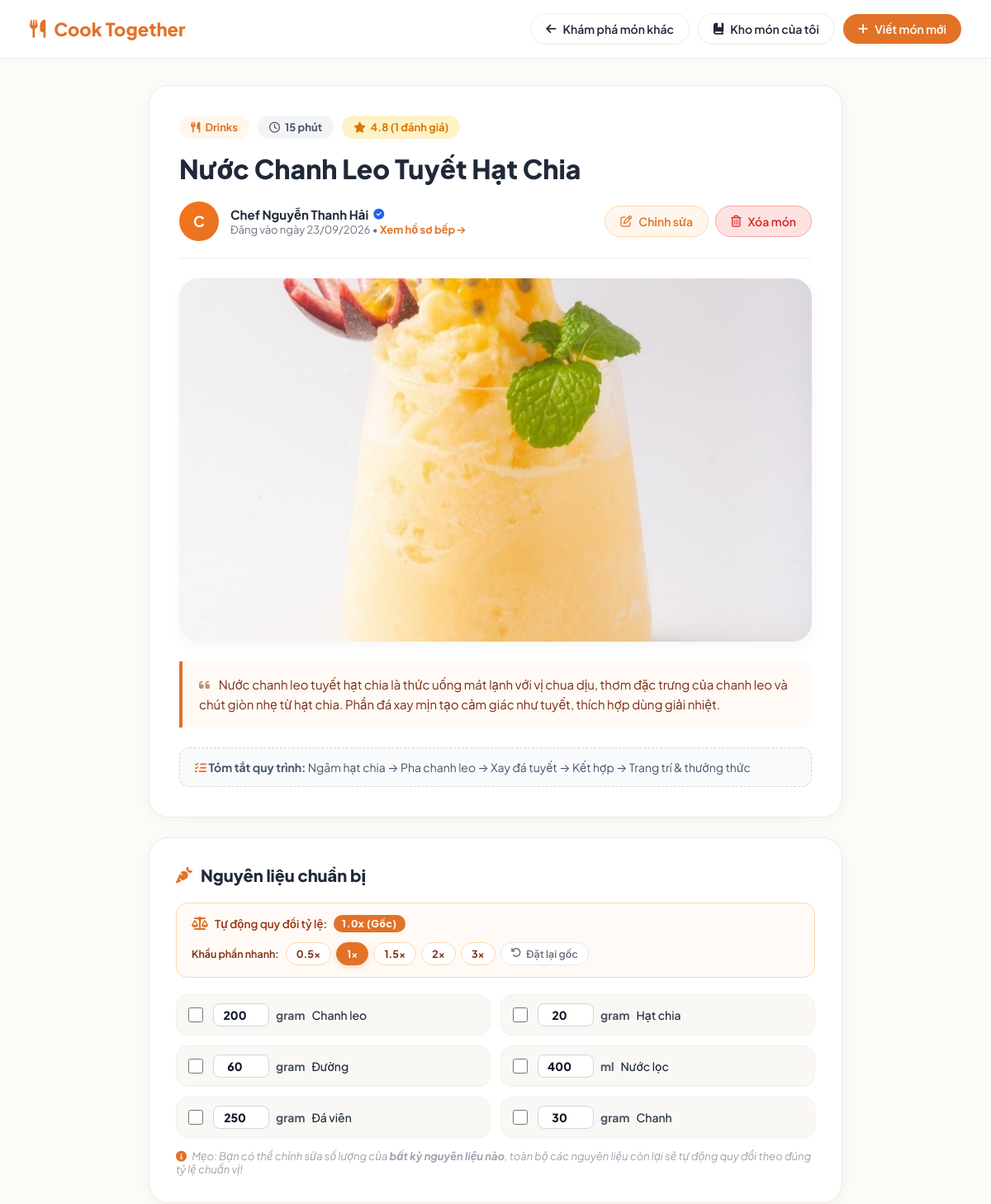
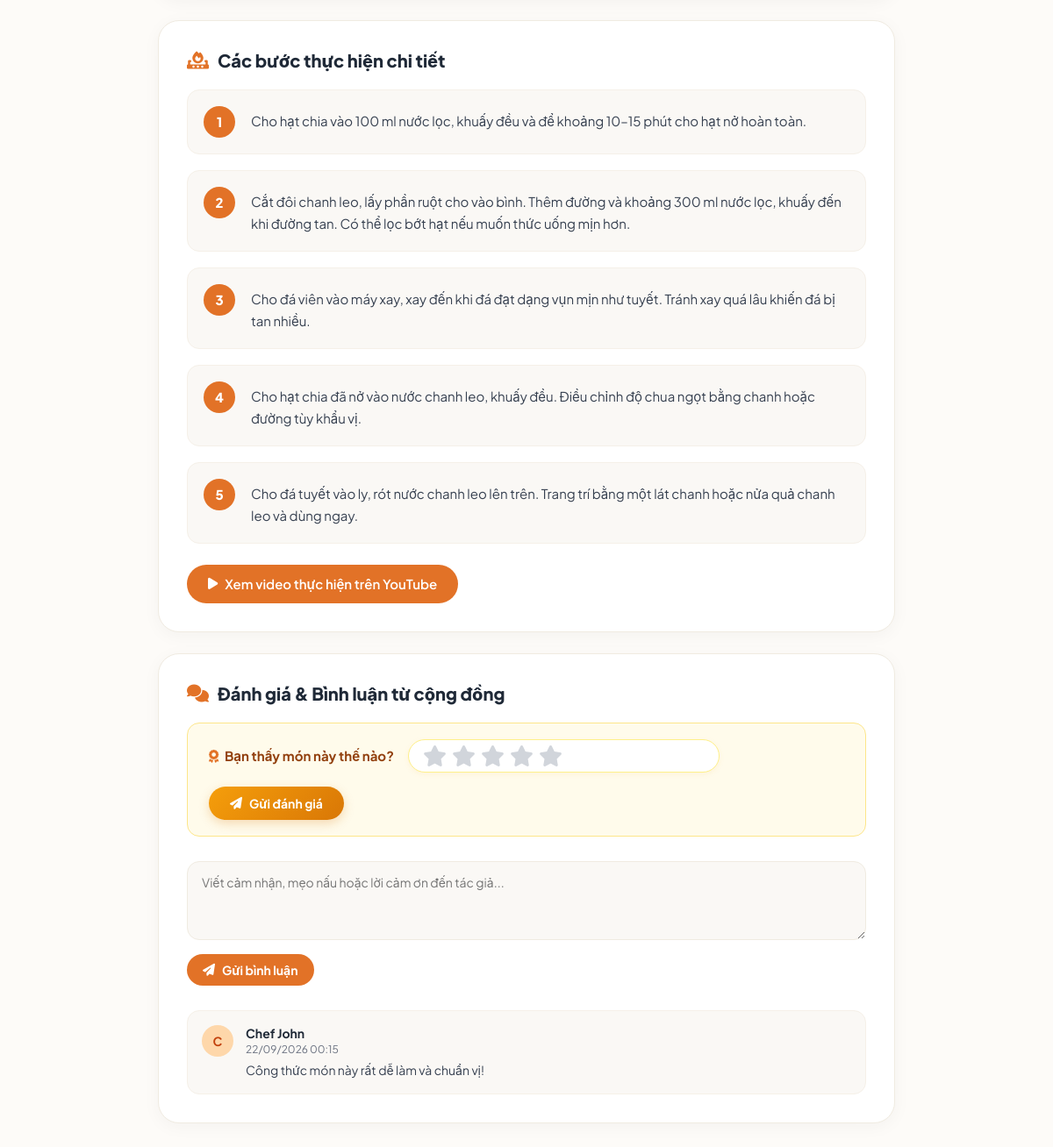
The page /viewRecipeDetails.php?recipe_id=156 (signed in) on the database its author committed (2 pictures, top to bottom).
### tables this page shows
CREATE TABLE `recipes` (
  `id` int(11) NOT NULL AUTO_INCREMENT,
  `title` varchar(255) NOT NULL,
  `cooking_time` int(11) NOT NULL,
  `recipe` text NOT NULL,
  `type` varchar(255) NOT NULL,
  `category_id` int(11) NOT NULL,
  `description` text DEFAULT NULL,
  `instructions` text DEFAULT NULL,
  `photo` text DEFAULT NULL,
  `video_link` text DEFAULT NULL,
  `user_id` int(11) NOT NULL,
  `uploaded_at` datetime NOT NULL,
  PRIMARY KEY (`id`),
  KEY `category_id` (`category_id`),
  KEY `user_id` (`user_id`),
  CONSTRAINT `recipes_ibfk_1` FOREIGN KEY (`category_id`) REFERENCES `categories` (`id`),
  CONSTRAINT `recipes_ibfk_2` FOREIGN KEY (`user_id`) REFERENCES `users` (`id`)
);

CREATE TABLE `categories` (
  `id` int(11) NOT NULL AUTO_INCREMENT,
  `category_name` varchar(255) NOT NULL,
  PRIMARY KEY (`id`)
);

CREATE TABLE `users` (
  `id` int(11) NOT NULL AUTO_INCREMENT,
  `name` varchar(255) NOT NULL,
  `email` varchar(255) NOT NULL,
  `password` varchar(255) NOT NULL,
  PRIMARY KEY (`id`)
);

CREATE TABLE `ingredients` (
  `id` int(11) NOT NULL AUTO_INCREMENT,
  `recipe_id` int(11) NOT NULL,
  `ingredient_name` varchar(255) NOT NULL,
  `quantity` decimal(10,2) NOT NULL,
  `unit` varchar(255) NOT NULL,
  PRIMARY KEY (`id`),
  KEY `recipe_id` (`recipe_id`),
  CONSTRAINT `ingredients_ibfk_1` FOREIGN KEY (`recipe_id`) REFERENCES `recipes` (`id`) ON DELETE CASCADE
);

CREATE TABLE `comments` (
  `id` int(11) NOT NULL AUTO_INCREMENT,
  `recipe_id` int(11) NOT NULL,
  `user_id` int(11) NOT NULL,
  `content` text NOT NULL,
  `created_at` datetime NOT NULL,
  PRIMARY KEY (`id`),
  KEY `recipe_id` (`recipe_id`),
  KEY `user_id` (`user_id`),
  CONSTRAINT `comments_ibfk_1` FOREIGN KEY (`recipe_id`) REFERENCES `recipes` (`id`),
  CONSTRAINT `comments_ibfk_2` FOREIGN KEY (`user_id`) REFERENCES `users` (`id`)
);

### viewRecipeDetails.php (the view, shortened to what this page needs)
<?php
$servername = "localhost";
$username = "root";
$password = "";
$dbname = "recipe_sharing_Platform";
$conn = new mysqli($servername, $username, $password, $dbname, 3306);
$conn->set_charset("utf8mb4");
$recipeId = intval($_GET['recipe_id']);
$currentUserId = isset($_SESSION['user_id']) ? intval($_SESSION['user_id']) : 0;
$sql = "SELECT r.*, u.name AS uploader_name, c.category_name,
               AVG(rt.rating) AS avg_rating,
               COUNT(DISTINCT rt.id) AS total_ratings
        FROM recipes r
        JOIN users u ON r.user_id = u.id
        LEFT JOIN categories c ON r.category_id = c.id
        LEFT JOIN ratings rt ON r.id = rt.recipe_id
        WHERE r.id = $recipeId
        GROUP BY r.id";
$result = $conn->query($sql);
$recipe = $result->fetch_assoc();
$avgRating = $recipe['avg_rating'] ? number_format((float)$recipe['avg_rating'], 1) : "5.0";
$photoUrl = !empty($recipe['photo']) ? $recipe['photo'] : 'upload.jpeg';
$isOwner = ($currentUserId > 0 && $currentUserId === intval($recipe['user_id']));
function getYouTubeEmbedUrl($url) {
    return '';
}
$youtubeEmbed = getYouTubeEmbedUrl($recipe['video_link'] ?? '');
?>
<!DOCTYPE html>
<html lang="vi">
<head>
  <link rel="stylesheet" href="https://cdnjs.cloudflare.com/ajax/libs/font-awesome/6.4.0/css/all.min.css" />
  <link rel="stylesheet" href="index52.css?v=<?php echo time(); ?>">
</head>
<body>
  <nav class="recipe-navbar">
    <a href="index3.php" class="brand-link">
      <i class="fa-solid fa-utensils"></i> Cook Together
    </a>
    <div class="nav-actions">
      <a href="index3.php" class="btn-nav">
        <i class="fa-solid fa-arrow-left"></i> Khám phá món khác
      </a>
      <a href="viewUploadedRecipes.php" class="btn-nav">
        <i class="fa-solid fa-book-bookmark"></i> Kho món của tôi
      </a>
      <a href="index4.php" class="btn-nav btn-nav-primary">
        <i class="fa-solid fa-plus"></i> Viết món mới
      </a>
    </div>
  </nav>
  <div class="detail-container">
    <div class="recipe-header-card">
      <div class="recipe-meta-tags">
        <span class="meta-tag tag-category">
          <i class="fa-solid fa-utensils"></i> <?php echo htmlspecialchars($recipe['category_name'] ?? $recipe['type']); ?>
        </span>
        <span class="meta-tag tag-time">
          <i class="fa-regular fa-clock"></i> <?php echo htmlspecialchars($recipe['cooking_time']); ?> phút
        </span>
        <span class="meta-tag tag-rating">
          <i class="fa-solid fa-star"></i> <?php echo $avgRating; ?> (<?php echo $recipe['total_ratings']; ?> đánh giá)
        </span>
      </div>
      <h1 class="recipe-main-title"><?php echo htmlspecialchars($recipe['title']); ?></h1>
      <div class="uploader-info-row">
        <div class="uploader-left" onclick="window.location.href='author.php?user_id=<?php echo $recipe['user_id']; ?>'" style="cursor: pointer;" title="Xem tất cả món của <?php echo htmlspecialchars($recipe['uploader_name']); ?>">
          <div class="uploader-avatar-large">
            <?php echo strtoupper(substr($recipe['uploader_name'], 0, 1)); ?>
          </div>
          <div class="uploader-details">
            <div class="author-name" style="display: flex; align-items: center; gap: 6px;">
              <span><?php echo htmlspecialchars($recipe['uploader_name']); ?></span>
              <i class="fa-solid fa-circle-check" style="color: #2563eb; font-size: 13px;" title="Đầu bếp đã xác minh"></i>
            </div>
            <div class="upload-date">Đăng vào ngày <?php echo date("d/m/Y", strtotime($recipe['uploaded_at'])); ?> • <span style="color: var(--primary); font-weight: 700;">Xem hồ sơ bếp <i class="fa-solid fa-arrow-right" style="font-size: 11px;"></i></span></div>
          </div>
        </div>
        <?php if ($isOwner): ?>
        <div class="owner-actions">
          <a href="edit.php?recipe_id=<?php echo $recipeId; ?>" class="btn-nav" style="background: #fff7ed; border-color: #fed7aa; color: #e27227;">
            <i class="fa-regular fa-pen-to-square"></i> Chỉnh sửa
          </a>
          <button onclick="confirmDelete(<?php echo $recipeId; ?>, '<?php echo addslashes($recipe['title']); ?>')" class="btn-nav btn-nav-danger">
            <i class="fa-regular fa-trash-can"></i> Xóa món
          </button>
        </div>
        <?php endif; ?>
      </div>
      <div class="featured-photo-wrap">
        <img src="<?php echo htmlspecialchars($photoUrl); ?>" alt="<?php echo htmlspecialchars($recipe['title']); ?>" class="featured-photo" onerror="this.src='landing_page.jpg'">
      </div>
      <?php if (!empty($recipe['description'])): ?>
      <div class="recipe-intro-box">
        <i class="fa-solid fa-quote-left" style="margin-right: 8px; opacity: 0.5;"></i>
        <?php echo nl2br(htmlspecialchars($recipe['description'])); ?>
      </div>
      <?php endif; ?>
      <?php if (!empty($recipe['instructions'])): ?>
      <div style="background: #f8fafc; border-radius: 12px; padding: 14px 18px; font-size: 14px; color: #475569; margin-top: 10px; border: 1px dashed #cbd5e1;">
        <strong><i class="fa-solid fa-list-check" style="color: var(--primary);"></i> Tóm tắt quy trình:</strong>
        <?php echo htmlspecialchars($recipe['instructions']); ?>
      </div>
      <?php endif; ?>
    </div>
    <div class="content-card" id="ingredientsCard">
      <h2 class="card-title">
        <i class="fa-solid fa-carrot" style="color: var(--primary);"></i> Nguyên liệu chuẩn bị
      </h2>
      <div class="scaling-toolbar">
        <div class="scaling-info">
          <i class="fa-solid fa-scale-balanced" style="color: var(--primary); font-size: 16px;"></i>
          <span>Tự động quy đổi tỷ lệ:</span>
          <span class="scaling-factor-badge" id="scaleFactorBadge">1.0x (Gốc)</span>
        </div>
        <div class="scaling-actions">
          <span class="scaling-presets-label">Khẩu phần nhanh:</span>
          <button type="button" class="btn-preset-scale" onclick="applyPresetScale(0.5, this)">0.5x</button>
          <button type="button" class="btn-preset-scale active" id="btnScale1x" onclick="applyPresetScale(1.0, this)">1x</button>
          <button type="button" class="btn-preset-scale" onclick="applyPresetScale(1.5, this)">1.5x</button>
          <button type="button" class="btn-preset-scale" onclick="applyPresetScale(2.0, this)">2x</button>
          <button type="button" class="btn-preset-scale" onclick="applyPresetScale(3.0, this)">3x</button>
          <button type="button" class="btn-reset-scale" onclick="resetIngredientScaling()" title="Đặt lại định lượng ban đầu">
            <i class="fa-solid fa-rotate-left"></i> Đặt lại gốc
          </button>
        </div>
      </div>
      <ul class="ingredients-checklist" id="ingredientsList">
        <?php
        $ingredientSql = "SELECT * FROM ingredients WHERE recipe_id = $recipeId";
        $ingredientResult = $conn->query($ingredientSql);
        if ($ingredientResult && $ingredientResult->num_rows > 0) {
            $ingIndex = 0;
            while ($ing = $ingredientResult->fetch_assoc()) {
                $qty = (float)$ing['quantity'];
                $unit = htmlspecialchars($ing['unit']);
                $name = htmlspecialchars($ing['ingredient_name']);
                $ingId = intval($ing['id']);
                echo "
                <li class='ingredient-item' onclick='toggleIngredient(this, event)'>
                  <input type='checkbox' onclick='event.stopPropagation()'>
                  <div class='ingredient-content-wrap'>
                    <input type='number' step='any' min='0.001'
                           class='qty-input'
                           id='ing_qty_{$ingIndex}'
                           data-id='{$ingId}'
                           data-base-amount='{$qty}'
                           value='{$qty}'
                           onclick='event.stopPropagation()'
                           onfocus='this.select()'
                           oninput='handleIngredientChange(this)'>
                    <span class='ing-unit'>{$unit}</span>
                    <span class='ing-name'>{$name}</span>
                  </div>
                </li>";
                $ingIndex++;
            }
        } else {
            echo "<p style='color: #9ca3af;'>Chưa có thông tin nguyên liệu chi tiết.</p>";
        }
        ?>
      </ul>
      <p style="margin-top: 14px; font-size: 13px; color: #9ca3af; font-style: italic;">
        <i class="fa-solid fa-circle-info" style="color: var(--primary); margin-right: 4px;"></i>
        Mẹo: Bạn có thể chỉnh sửa số lượng của <strong>bất kỳ nguyên liệu nào</strong>, toàn bộ các nguyên liệu còn lại sẽ tự động quy đổi theo đúng tỷ lệ chuẩn vị!
      </p>
    </div>
    <div class="content-card">
      <h2 class="card-title">
        <i class="fa-solid fa-fire-burner" style="color: var(--primary);"></i> Các bước thực hiện chi tiết
      </h2>
      <div class="instructions-steps-list">
        <?php
        $rawSteps = explode("\n", str_replace(["\r\n", "\r"], "\n", $recipe['recipe']));
        $stepIndex = 1;
        foreach ($rawSteps as $st) {
            $stTrim = trim($st);
            $cleanSt = preg_replace('/^(Bước\s*\d+[:.]?|\d+[.:])\s*/iu', '', $stTrim);
            echo "
            <div class='step-item-card'>
              <div class='step-badge'>{$stepIndex}</div>
              <div class='step-content'>".nl2br(htmlspecialchars($cleanSt))."</div>
            </div>";
            $stepIndex++;
        }
        ?>
      </div>
      <?php if (!empty($youtubeEmbed)): ?>
      <div style="margin-top: 28px;">
        <h3 style="font-size: 16px; margin-bottom: 12px; font-weight: 700; color: var(--text-main);">
          <i class="fa-brands fa-youtube" style="color: #ef4444;"></i> Video hướng dẫn trực tiếp
        </h3>
        <div class="video-frame-wrap">
          <iframe src="<?php echo htmlspecialchars($youtubeEmbed); ?>" allow="accelerometer; autoplay; clipboard-write; encrypted-media; gyroscope; picture-in-picture" allowfullscreen></iframe>
        </div>
      </div>
      <?php elseif (!empty($recipe['video_link'])): ?>
      <div style="margin-top: 24px;">
        <a href="<?php echo htmlspecialchars($recipe['video_link']); ?>" target="_blank" class="btn-nav btn-nav-primary" style="padding: 12px 24px; font-size: 15px;">
          <i class="fa-solid fa-play"></i> Xem video thực hiện trên YouTube
        </a>
      </div>
      <?php endif; ?>
    </div>
    <div class="content-card">
      <h2 class="card-title">
        <i class="fa-solid fa-comments" style="color: var(--primary);"></i> Đánh giá & Bình luận từ cộng đồng
      </h2>
      <div class="interactive-rating-box">
        <div class="rating-left-group">
          <span class="rating-prompt"><i class="fa-solid fa-award" style="color: var(--primary); margin-right: 4px;"></i> Bạn thấy món này thế nào?</span>
          <div class="stars-picker-wrap" id="starsPickerWrap" onmouseleave="onStarMouseLeave()">
            <div class="stars-icons-row" id="starsIconsRow">
              <i class="fa-solid fa-star star-item" data-val="1" onmouseenter="onStarHover(1)" onclick="onStarClick(1)"></i>
              <i class="fa-solid fa-star star-item" data-val="2" onmouseenter="onStarHover(2)" onclick="onStarClick(2)"></i>
              <i class="fa-solid fa-star star-item" data-val="3" onmouseenter="onStarHover(3)" onclick="onStarClick(3)"></i>
              <i class="fa-solid fa-star star-item" data-val="4" onmouseenter="onStarHover(4)" onclick="onStarClick(4)"></i>
              <i class="fa-solid fa-star star-item" data-val="5" onmouseenter="onStarHover(5)" onclick="onStarClick(5)"></i>
            </div>
          </div>
        </div>
        <button type="button" class="btn-rate" id="btnSubmitRating" onclick="submitRating()">
          <i class="fa-solid fa-paper-plane"></i> Gửi đánh giá
        </button>
      </div>
      <div class="comment-form">
        <textarea id="commentContent" class="comment-textarea" placeholder="Viết cảm nhận, mẹo nấu hoặc lời cảm ơn đến tác giả..."></textarea>
        <button type="button" class="btn-nav btn-nav-primary" style="font-weight: 700;" onclick="submitComment()">
          <i class="fa-solid fa-paper-plane"></i> Gửi bình luận
        </button>
      </div>
      <div class="comments-list" id="commentsList">
        <?php
        $commentsSql = "SELECT c.*, u.name AS commenter_name
                        FROM comments c
                        JOIN users u ON c.user_id = u.id
                        WHERE c.recipe_id = $recipeId
                        ORDER BY c.created_at DESC";
        $commentsResult = $conn->query($commentsSql);
        if ($commentsResult && $commentsResult->num_rows > 0) {
            while ($comment = $commentsResult->fetch_assoc()) {
                $author = htmlspecialchars($comment['commenter_name'] ?? 'Ẩn danh');
                $rawContent = $comment['content'] ?? $comment['comment'] ?? '';
                $commentText = nl2br(htmlspecialchars($rawContent));
                $time = !empty($comment['created_at']) ? date("d/m/Y H:i", strtotime($comment['created_at'])) : '';
                $initial = strtoupper(substr($author, 0, 1));
                echo "
                <div class='comment-item'>
                  <div class='comment-avatar'>{$initial}</div>
                  <div class='comment-content-wrap'>
                    <div class='comment-author'>{$author}</div>
                    <div class='comment-time'>{$time}</div>
                    <div class='comment-text'>{$commentText}</div>
                  </div>
                </div>";
            }
        } else {
            echo "<p style='color: #9ca3af; text-align: center; padding: 20px;'>Chưa có bình luận nào. Hãy là người đầu tiên chia sẻ cảm nghĩ nhé!</p>";
        }
        ?>
      </div>
    </div>
  </div>
</body>
</html>

### rows shown on the page
recipes: category.category_name "Drinks", cooking_time "15", title "Nước Chanh Leo Tuyết Hạt Chia", user.name "C", user.name "Chef Nguyễn Thanh Hải", uploaded_at "23/09/2026", photo (picture), description "Nước chanh leo tuyết hạt chia là thức uống mát lạnh với vị chua dịu, thơm đặc trưng của chanh leo và chút giòn nhẹ từ hạt chia. Phần đá xay mịn tạo cảm giác như tuyết, thích hợp dùng giải nhiệt.", instructions "Ngâm hạt chia → Pha chanh leo → Xay đá tuyết → Kết hợp → Trang trí & thưởng thức", recipe "Cho hạt chia vào 100 ml nước lọc, khuấy đều và để khoảng 10–15 phút cho hạt nở hoàn toàn.", recipe "Cắt đôi chanh leo, lấy phần ruột cho vào bình. Thêm đường và khoảng 300 ml nước lọc, khuấy đến khi đường tan. Có thể lọc bớt hạt nếu muốn thức uống mịn hơn.", recipe "Cho đá viên vào máy xay, xay đến khi đá đạt dạng vụn mịn như tuyết. Tránh xay quá lâu khiến đá bị tan nhiều.", recipe "Cho hạt chia đã nở vào nước chanh leo, khuấy đều. Điều chỉnh độ chua ngọt bằng chanh hoặc đường tùy khẩu vị.", recipe "Cho đá tuyết vào ly, rót nước chanh leo lên trên. Trang trí bằng một lát chanh hoặc nửa quả chanh leo và dùng ngay."
ingredients: id+quantity "200", unit "gram", ingredient_name "Chanh leo"
ingredients: id+quantity "20", unit "gram", ingredient_name "Hạt chia"
ingredients: id+quantity "60", unit "gram", ingredient_name "Đường"
ingredients: id+quantity "400", unit "ml", ingredient_name "Nước lọc"
ingredients: id+quantity "250", unit "gram", ingredient_name "Đá viên"
ingredients: id+quantity "30", unit "gram", ingredient_name "Chanh"
comments: user.name "C", user.name "Chef John", created_at "22/09/2026 00:15", content "Công thức món này rất dễ làm và chuẩn vị!"

### other values the page prints
$avgRating "4.8"
$recipe['total_ratings'] "1"
